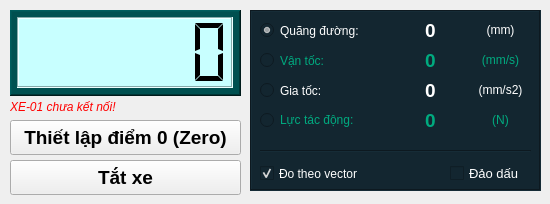
      <widget class="QWidget" name="tab">
       <attribute name="title">
        <string>          XE - 01          </string>
       </attribute>
       <widget class="QFrame" name="frame_4">
        <property name="geometry">
         <rect>
          <x>10</x>
          <y>10</y>
          <width>231</width>
          <height>86</height>
         </rect>
        </property>
        <property name="styleSheet">
         <string notr="true">background-color: rgb(0, 80, 80);</string>
        </property>
        <property name="frameShape">
         <enum>QFrame::WinPanel</enum>
        </property>
        <property name="frameShadow">
         <enum>QFrame::Raised</enum>
        </property>
        <widget class="QLCDNumber" name="lcdNumber_Value_1">
         <property name="geometry">
          <rect>
           <x>7</x>
           <y>7</y>
           <width>216</width>
           <height>71</height>
          </rect>
         </property>
         <property name="styleSheet">
          <string notr="true">background-color: rgb(200, 255, 255);
color: rgb(0, 0, 0);</string>
         </property>
         <property name="frameShape">
          <enum>QFrame::Box</enum>
         </property>
         <property name="frameShadow">
          <enum>QFrame::Sunken</enum>
         </property>
         <property name="lineWidth">
          <number>1</number>
         </property>
         <property name="smallDecimalPoint">
          <bool>false</bool>
         </property>
         <property name="digitCount">
          <number>6</number>
         </property>
         <property name="segmentStyle">
          <enum>QLCDNumber::Flat</enum>
         </property>
         <property name="value" stdset="0">
          <double>0.000000000000000</double>
         </property>
         <property name="intValue" stdset="0">
          <number>0</number>
         </property>
        </widget>
       </widget>
       <widget class="QFrame" name="frame_3">
        <property name="geometry">
         <rect>
          <x>250</x>
          <y>10</y>
          <width>291</width>
          <height>181</height>
         </rect>
        </property>
        <property name="styleSheet">
         <string notr="true">background-color: #132630;</string>
        </property>
        <property name="frameShape">
         <enum>QFrame::Box</enum>
        </property>
        <property name="frameShadow">
         <enum>QFrame::Sunken</enum>
        </property>
        <widget class="QLabel" name="label_Display_Car_S1">
         <property name="geometry">
          <rect>
           <x>140</x>
           <y>10</y>
           <width>81</width>
           <height>20</height>
          </rect>
         </property>
         <property name="font">
          <font>
           <pointsize>14</pointsize>
           <weight>75</weight>
           <bold>true</bold>
          </font>
         </property>
         <property name="styleSheet">
          <string notr="true">color: rgb(255, 255, 255);</string>
         </property>
         <property name="text">
          <string>0</string>
         </property>
         <property name="alignment">
          <set>Qt::AlignCenter</set>
         </property>
        </widget>
        <widget class="QLabel" name="label_Display_Car_F1">
         <property name="geometry">
          <rect>
           <x>140</x>
           <y>100</y>
           <width>81</width>
           <height>20</height>
          </rect>
         </property>
         <property name="font">
          <font>
           <pointsize>14</pointsize>
           <weight>75</weight>
           <bold>true</bold>
          </font>
         </property>
         <property name="styleSheet">
          <string notr="true">color: rgb(0, 170, 127);</string>
         </property>
         <property name="text">
          <string>0</string>
         </property>
         <property name="alignment">
          <set>Qt::AlignCenter</set>
         </property>
        </widget>
        <widget class="QLabel" name="label_Display_Car_V1">
         <property name="geometry">
          <rect>
           <x>140</x>
           <y>40</y>
           <width>81</width>
           <height>20</height>
          </rect>
         </property>
         <property name="font">
          <font>
           <pointsize>14</pointsize>
           <weight>75</weight>
           <bold>true</bold>
          </font>
         </property>
         <property name="styleSheet">
          <string notr="true">color: rgb(0, 170, 127);</string>
         </property>
         <property name="text">
          <string>0</string>
         </property>
         <property name="alignment">
          <set>Qt::AlignCenter</set>
         </property>
        </widget>
        <widget class="QLabel" name="label_Display_Car_A1">
         <property name="geometry">
          <rect>
           <x>140</x>
           <y>70</y>
           <width>81</width>
           <height>20</height>
          </rect>
         </property>
         <property name="font">
          <font>
           <pointsize>14</pointsize>
           <weight>75</weight>
           <bold>true</bold>
          </font>
         </property>
         <property name="styleSheet">
          <string notr="true">color: rgb(255, 255, 255);</string>
         </property>
         <property name="text">
          <string>0</string>
         </property>
         <property name="alignment">
          <set>Qt::AlignCenter</set>
         </property>
        </widget>
        <widget class="QLabel" name="label_Display_Car_Unit_A1">
         <property name="geometry">
          <rect>
           <x>220</x>
           <y>70</y>
           <width>61</width>
           <height>20</height>
          </rect>
         </property>
         <property name="font">
          <font>
           <weight>50</weight>
           <bold>false</bold>
          </font>
         </property>
         <property name="styleSheet">
          <string notr="true">color: rgb(255, 255, 255);</string>
         </property>
         <property name="text">
          <string>(mm/s2)</string>
         </property>
         <property name="alignment">
          <set>Qt::AlignCenter</set>
         </property>
        </widget>
        <widget class="QLabel" name="label_Display_Car_Unit_F1">
         <property name="geometry">
          <rect>
           <x>220</x>
           <y>100</y>
           <width>61</width>
           <height>20</height>
          </rect>
         </property>
         <property name="font">
          <font>
           <weight>50</weight>
           <bold>false</bold>
          </font>
         </property>
         <property name="styleSheet">
          <string notr="true">color: rgb(0, 170, 127);</string>
         </property>
         <property name="text">
          <string>(N)</string>
         </property>
         <property name="alignment">
          <set>Qt::AlignCenter</set>
         </property>
        </widget>
        <widget class="QLabel" name="label_Display_Car_Unit_V1">
         <property name="geometry">
          <rect>
           <x>220</x>
           <y>40</y>
           <width>61</width>
           <height>20</height>
          </rect>
         </property>
         <property name="font">
          <font>
           <weight>50</weight>
           <bold>false</bold>
          </font>
         </property>
         <property name="styleSheet">
          <string notr="true">color: rgb(0, 170, 127);</string>
         </property>
         <property name="text">
          <string>(mm/s)</string>
         </property>
         <property name="alignment">
          <set>Qt::AlignCenter</set>
         </property>
        </widget>
        <widget class="QLabel" name="label_Display_Car_Unit_S1">
         <property name="geometry">
          <rect>
           <x>220</x>
           <y>10</y>
           <width>61</width>
           <height>20</height>
          </rect>
         </property>
         <property name="font">
          <font>
           <weight>50</weight>
           <bold>false</bold>
          </font>
         </property>
         <property name="styleSheet">
          <string notr="true">color: rgb(255, 255, 255);</string>
         </property>
         <property name="text">
          <string>(mm)</string>
         </property>
         <property name="alignment">
          <set>Qt::AlignCenter</set>
         </property>
        </widget>
        <widget class="QRadioButton" name="radioButton_Display_Car_S1">
         <property name="geometry">
          <rect>
           <x>10</x>
           <y>10</y>
           <width>131</width>
           <height>21</height>
          </rect>
         </property>
         <property name="styleSheet">
          <string notr="true">color: rgb(255, 255, 255);</string>
         </property>
         <property name="text">
          <string>Quãng đường:</string>
         </property>
         <property name="checked">
          <bool>true</bool>
         </property>
        </widget>
        <widget class="QRadioButton" name="radioButton_Display_Car_V1">
         <property name="geometry">
          <rect>
           <x>10</x>
           <y>40</y>
           <width>131</width>
           <height>21</height>
          </rect>
         </property>
         <property name="styleSheet">
          <string notr="true">color: rgb(0, 170, 127);</string>
         </property>
         <property name="text">
          <string>Vận tốc:</string>
         </property>
        </widget>
        <widget class="QRadioButton" name="radioButton_Display_Car_A1">
         <property name="geometry">
          <rect>
           <x>10</x>
           <y>70</y>
           <width>131</width>
           <height>21</height>
          </rect>
         </property>
         <property name="styleSheet">
          <string notr="true">color: rgb(255, 255, 255);</string>
         </property>
         <property name="text">
          <string>Gia tốc:</string>
         </property>
        </widget>
        <widget class="QRadioButton" name="radioButton_Display_Car_F1">
         <property name="geometry">
          <rect>
           <x>10</x>
           <y>100</y>
           <width>131</width>
           <height>20</height>
          </rect>
         </property>
         <property name="styleSheet">
          <string notr="true">color: rgb(0, 170, 127);</string>
         </property>
         <property name="text">
          <string>Lực tác động:</string>
         </property>
        </widget>
        <widget class="QCheckBox" name="checkBox_Display_Car_Vector1">
         <property name="geometry">
          <rect>
           <x>10</x>
           <y>150</y>
           <width>131</width>
           <height>27</height>
          </rect>
         </property>
         <property name="styleSheet">
          <string notr="true">color: rgb(255, 255, 255);</string>
         </property>
         <property name="text">
          <string>Đo theo vector</string>
         </property>
         <property name="checked">
          <bool>true</bool>
         </property>
        </widget>
        <widget class="Line" name="line_18">
         <property name="geometry">
          <rect>
           <x>10</x>
           <y>140</y>
           <width>271</width>
           <height>3</height>
          </rect>
         </property>
         <property name="orientation">
          <enum>Qt::Horizontal</enum>
         </property>
        </widget>
        <widget class="QCheckBox" name="checkBox_Display_Car_reSign1">
         <property name="geometry">
          <rect>
           <x>200</x>
           <y>150</y>
           <width>81</width>
           <height>27</height>
          </rect>
         </property>
         <property name="font">
          <font>
           <pointsize>10</pointsize>
          </font>
         </property>
         <property name="styleSheet">
          <string notr="true">color: rgb(255, 255, 255);</string>
         </property>
         <property name="text">
          <string>Đảo dấu</string>
         </property>
         <property name="checked">
          <bool>false</bool>
         </property>
        </widget>
       </widget>
       <widget class="QPushButton" name="pushButton_SetZero_Car1">
        <property name="geometry">
         <rect>
          <x>10</x>
          <y>120</y>
          <width>231</width>
          <height>35</height>
         </rect>
        </property>
        <property name="font">
         <font>
          <pointsize>14</pointsize>
          <weight>75</weight>
          <bold>true</bold>
         </font>
        </property>
        <property name="text">
         <string>Thiết lập điểm 0 (Zero)</string>
        </property>
       </widget>
       <widget class="QPushButton" name="pushButton_Shutdown_Car1">
        <property name="geometry">
         <rect>
          <x>10</x>
          <y>160</y>
          <width>231</width>
          <height>35</height>
         </rect>
        </property>
        <property name="font">
         <font>
          <pointsize>14</pointsize>
          <weight>75</weight>
          <bold>true</bold>
         </font>
        </property>
        <property name="text">
         <string>Tắt xe</string>
        </property>
       </widget>
       <widget class="QLabel" name="label_CAR01_Connect">
        <property name="geometry">
         <rect>
          <x>10</x>
          <y>96</y>
          <width>231</width>
          <height>22</height>
         </rect>
        </property>
        <property name="font">
         <font>
          <weight>50</weight>
          <italic>true</italic>
          <bold>false</bold>
         </font>
        </property>
        <property name="styleSheet">
         <string notr="true">color: rgb(255, 0, 0);</string>
        </property>
        <property name="text">
         <string>XE-01 chưa kết nối!</string>
        </property>
       </widget>
      </widget>
